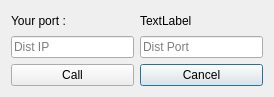
<?xml version="1.0" encoding="UTF-8"?>
<ui version="4.0">
 <class>CallWindow</class>
 <widget class="QDialog" name="CallWindow">
  <property name="geometry">
   <rect>
    <x>0</x>
    <y>0</y>
    <width>274</width>
    <height>97</height>
   </rect>
  </property>
  <property name="windowTitle">
   <string>Direct Call</string>
  </property>
  <layout class="QGridLayout" name="gridLayout">
   <item row="2" column="1">
    <widget class="QPushButton" name="CancelBtn">
     <property name="text">
      <string>Cancel</string>
     </property>
    </widget>
   </item>
   <item row="1" column="0">
    <widget class="QLineEdit" name="IpInput">
     <property name="text">
      <string/>
     </property>
     <property name="placeholderText">
      <string>Dist IP</string>
     </property>
    </widget>
   </item>
   <item row="1" column="1">
    <widget class="QLineEdit" name="PortInput">
     <property name="placeholderText">
      <string>Dist Port</string>
     </property>
    </widget>
   </item>
   <item row="2" column="0">
    <widget class="QPushButton" name="CallBtn">
     <property name="text">
      <string>Call</string>
     </property>
    </widget>
   </item>
   <item row="0" column="1">
    <widget class="QLabel" name="PortLabel">
     <property name="text">
      <string>TextLabel</string>
     </property>
    </widget>
   </item>
   <item row="0" column="0">
    <widget class="QLabel" name="Label">
     <property name="text">
      <string>Your port :</string>
     </property>
    </widget>
   </item>
  </layout>
 </widget>
 <tabstops>
  <tabstop>IpInput</tabstop>
  <tabstop>PortInput</tabstop>
  <tabstop>CallBtn</tabstop>
  <tabstop>CancelBtn</tabstop>
 </tabstops>
 <resources/>
 <connections>
  <connection>
   <sender>CancelBtn</sender>
   <signal>clicked()</signal>
   <receiver>CallWindow</receiver>
   <slot>reject()</slot>
   <hints>
    <hint type="sourcelabel">
     <x>228</x>
     <y>79</y>
    </hint>
    <hint type="destinationlabel">
     <x>272</x>
     <y>31</y>
    </hint>
   </hints>
  </connection>
 </connections>
</ui>
